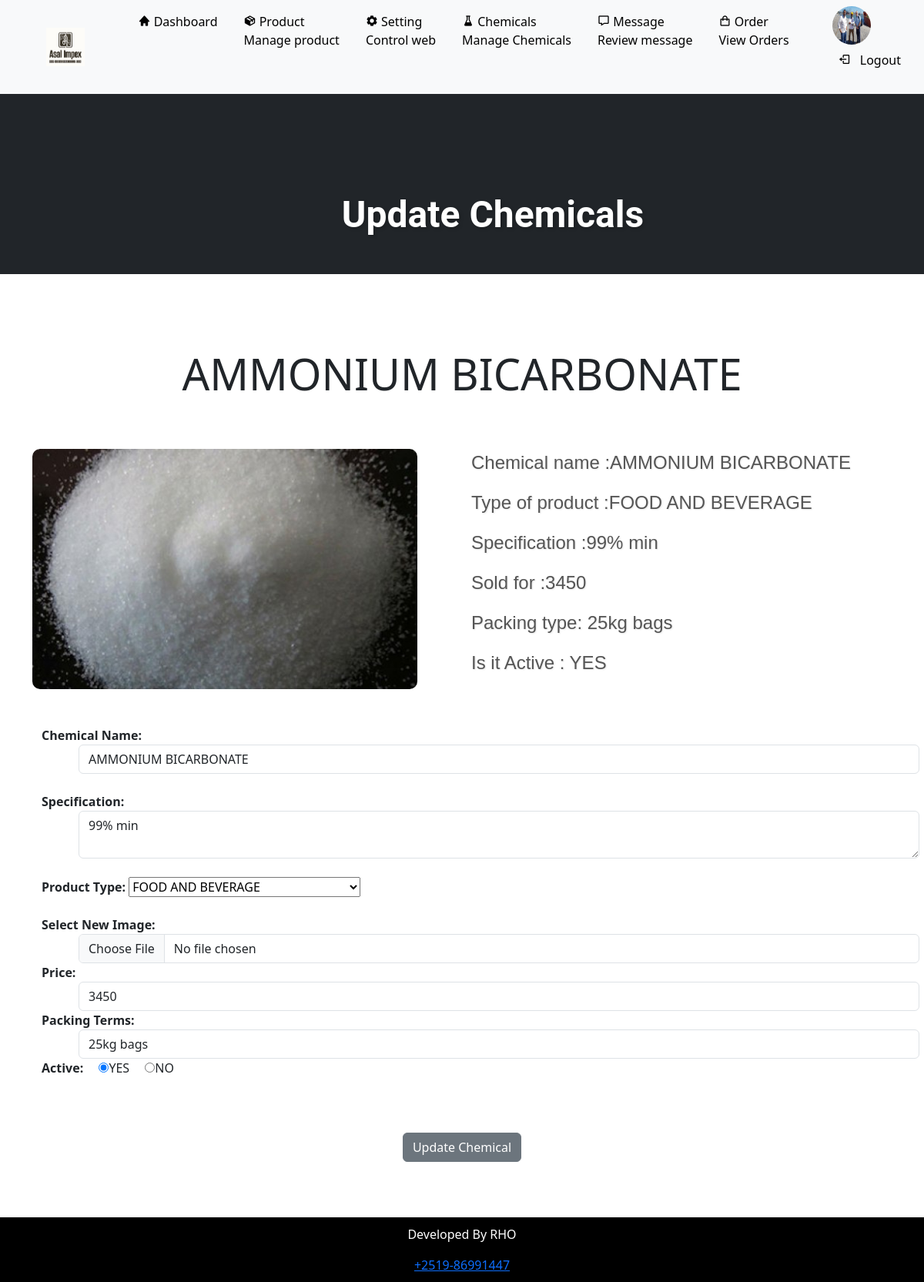
The page /admin/update-chemical.php?id=22&image=chemical_4573.jpg (signed in) on the database its author committed.
### tables this page shows
CREATE TABLE `chemical_tbl` (
  `id` int(10) UNSIGNED NOT NULL,
  `ptype` int(255) NOT NULL,
  `cname` varchar(255) NOT NULL,
  `spec` varchar(1000) NOT NULL,
  `image` varchar(255) NOT NULL,
  `packing` varchar(255) NOT NULL,
  `price` float NOT NULL,
  `active` varchar(255) NOT NULL
);

CREATE TABLE `product_tbl` (
  `id` int(255) UNSIGNED NOT NULL,
  `pname` varchar(255) NOT NULL,
  `pdsc` varchar(1000) DEFAULT NULL,
  `image` varchar(1000) NOT NULL
);

### Admin/update-chemical.php (the view, shortened to what this page needs)
<?php
include('../config/constant.php');
$id = $_GET['id'];
$sql = "SELECT * FROM chemical_tbl WHERE id=$id";
$res = mysqli_query($conn, $sql);
if ($res == true) {
    $count = mysqli_num_rows($res);
    if ($count == 1) {
        $row = mysqli_fetch_assoc($res);
        $name = $row['cname'];
        $desc = $row['spec'];
        $type = $row['ptype'];
        $prc = $row['price'];
        $act = $row['active'];
        $pak = $row['packing'];
        $image1 = $row['image'];
    } else {
        header("location:" . SITEURL . 'admin/chemical.php');
    }
}
$sql3 = "SELECT * FROM product_tbl WHERE id=$type";
$res3 = mysqli_query($conn, $sql3);
if ($res3 == true) {
    $count3 = mysqli_num_rows($res3);
    if ($count3 == 1) {
        $row3 = mysqli_fetch_assoc($res3);
        $pname = $row3['pname'];
    } else {
        header("location:" . SITEURL . 'admin/chemical.php');
    }
}
include('./partials/menu.php');
?>
<!DOCTYPE html>
<html lang="en">
<head>
    <link rel="stylesheet" href="https://cdn.jsdelivr.net/npm/boxicons@2.1.0/css/boxicons.min.css">
    <link rel="stylesheet" href="https://cdnjs.cloudflare.com/ajax/libs/font-awesome/5.15.3/css/all.min.css">
</head>
<body>
<div class="container-fluid bg-dark mb-5 p-5">
        <div class="fw-bold display-5 text-center text-white">
            Update Chemicals
        </div>
    </div>
    <div class="container">
        <div class="text-center display-4 mt-5"><?php echo $name ?></div>
        <br><br>
        <div class="row justify-content-center mt-3">
            <div class="col-lg-6 col-md-4">
                <img src="<?php echo SITEURL; ?>assets/chemical/<?php echo $image1; ?>" alt="" class="img-fluid imgn"
                    height="400" width="500">
            </div>
            <div class="col-lg-6 col-md-4">
                <p class="lead">Chemical name :<?php echo $name ?></p>
                <p class="lead">Type of product :<?php echo  $pname ?></p>
                <p class="lead">Specification :<?php echo  $desc ?></p>
                <p class="lead">Sold for :<?php echo $prc ?></p>
                <p class="lead">Packing type: <?php echo $pak ?></p>
                <p class="lead">Is it Active : <?php echo $act ?></p>
            </div>
        </div>
        <div class="container">
            <form class="text-lg-start text-md-start mt-5" action="" method="POST" enctype="multipart/form-data">
                <div class="form-group">
                    <label for="name"><b> Chemical Name:</b> </label>
                    <input type="text" name="cname" id="pname" class="form-control ms-5" value="<?php echo $name ?>"
                        placeholder="Enter your product name" required>
                </div>
                <br>
                <div class="form-group">
                    <label for="spec"><b>Specification:</b></label>
                    <textarea name="spec" id="pdesc" class="form-control ms-5"
                        placeholder="Enter Chemical Specification" required><?php echo $desc ?></textarea>
                </div>
                <br>
                <div class="form-group">
                    <label for="ptype"><b> Product Type: </b> </label>
                    <select name='ptype'>
                        <?php
                        $sql5 = "SELECT * FROM product_tbl";
                        $res5 = mysqli_query($conn, $sql5);
                        $count5 = mysqli_num_rows($res5);
                        if ($count5 > 0) {
                            while ($row5 = mysqli_fetch_assoc($res5)) {
                                $pid = $row5['id'];
                                $pname = $row5['pname'];
                        ?>
                                <option value="<?php echo $pid; ?>" <?php if ($pid == $type) echo 'selected'; ?>><?php echo $pname; ?></option>
                        <?php
                            }
                        } else {
                        ?>
                            <option value="0">No product is added</option>
                        <?php
                        }
                        ?>
                    </select>
                </div>
                <br>
                <div class="form-group">
                    <label for="image"><b>Select New Image:</b></label>
                    <input type="file" name="image" id="image" class="form-control ms-5">
                </div>
                <div class="form-group">
                    <label for="price"><b> Price:</b> </label>
                    <input type="text" value="<?php echo $prc ?>" name="price" id="pname" class="form-control ms-5"
                        placeholder="Enter your Chemical price" required>
                </div>
                <div class="form-group">
                    <label for="packing" "><b> Packing Terms:</b> </label>
                    <input type="text" name="packing" value="<?php echo $pak ?>" id="packing" class="form-control ms-5"
                        placeholder="Enter your Chemical packing terms" required>
                </div>
                <div class="form-group ">
                    <label class="fw-bold me-3"> Active: </label>
                    <input <?php if ($act == "YES") {
                                echo "checked";
                            } ?> type="radio" name="active" value="YES"><span class="me-3">YES</span>
                    <input <?php if ($act == "NO") {
                                echo "checked";
                            } ?> type="radio" name="active" value="NO"><span>NO</span>
                </div>
                <br><br><br>
                <div class="form-group text-center">
                    <input type="submit" name="submit" class='btn btn-secondary' value="Update Chemical">
                    <br><br>
                </div>
            </form>
        </div>
    </div>
    <br><br>
    <?php include('./partials/footer.php'); ?>
</body>
</html>

### Admin/update-chemical.php (style rules this page uses)
.display-5 { margin-left: 5rem; margin-top: 5rem; font-family: 'Roboto', sans-serif; font-weight: bold; color: #333; text-shadow: 2px 2px 4px rgba(0, 0, 0, 0.2); }
.imgn { border-radius: 10px; }
.lead { animation: slideInLeft 3s ease-in-out; font-family: 'Arial', sans-serif; font-size: 1.5rem; color: #555; text-shadow: 1px 1px 2px rgba(0, 0, 0, 0.1); }

### Admin/partials/footer.php (style rules this page uses)
body { margin: 0; padding: 0; display: flex; flex-direction: column; min-height: 100vh; }

### rows shown on the page
chemical_tbl: cname "AMMONIUM BICARBONATE", image (picture), spec "99% min", price "3450", packing "25kg bags", active "YES", ptype "FOOD AND BEVERAGE", active "☑"
product_tbl: pname "FOOD AND BEVERAGE"
